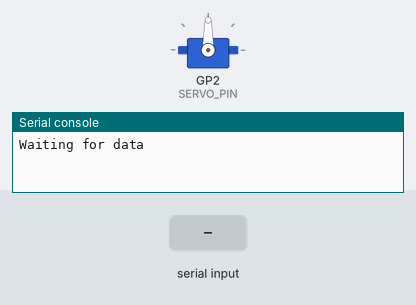
Simulated run of this program. Board: Raspberry Pi Pico running CircuitPython. Parts: servo, the last lines printed to the serial console. Inputs (shaded band) come from the test bench.

Above: at 0.1 s.
At 3.25 s:
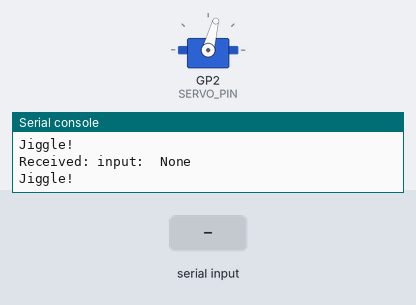
3.3 s: "1" typed at the serial console, then Enter
At 5.1 s:
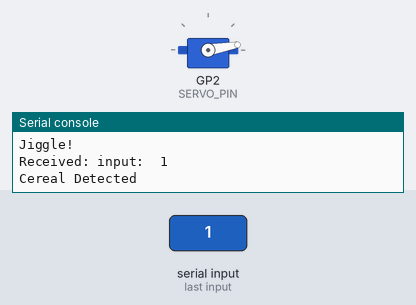
Timing chart, 0 to 12.3 s (numbered marks = the images above; inputs shaded):
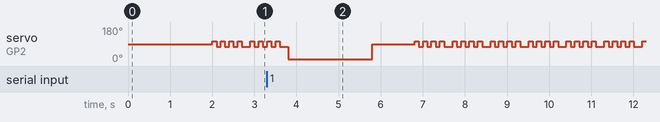

The program:

code.py
```python
# (licence header left out)
import board
import pwmio
import sys
import time

# Install adafruit_motor in the lib/ directory
# You can download it from https://circuitpython.org/libraries
from adafruit_motor import servo

# ACTION REQUIRED: Update SERVO_PIN to match your microprocessor
# This pin must be attached to a PWM capable port
#
#  * RP2040 based chips (RPI Pico/ others)  have many pins that can do PWM
#  * ESP32-S2 has only a few

# Raspberry Pi Pico and variants
# board.GP2 is pin #4
SERVO_PIN = board.GP2

# Example for Adafruit Feather 2040
# board.D5 is labeled '5' and 'GP07' on the board
# SERVO_PIN = board.D5

# Example for Adafruit Feather ESP32-S3 8MB No PSRAM
# board.D5 is labeled '5' on the board
# SERVO_PIN = board.D5

# Example for Adafruit Feather Huzzah 32 (w/ ESP32-WROOM)
# board.D14 is labeled '14/A6'
# SERVO_PIN = board.D14

# Example for Seeed Studio XIA ESP32-S3
# board.D0 is labeled 'D0', the first pin pin by the 'R'button
# SERVO_PIN = board.D0

# Example for Micro:bit
# Also need to set USE_NONBLOCKING to False
# SERVO_PIN = board.P0


# On most systems, we have a way to get non-blocking I/O working, but
# not all (micro:bit)
USE_NONBLOCKING = True

# On some systems, you may get an error trying to read a character with
# select(). You can change this value to False to try an alternative version
USE_SELECT = True

if USE_NONBLOCKING and USE_SELECT:
    import select

# Message values sent from the webpage
CEREAL_VALUE = "1"
MALLOW_VALUE = "2"

# Angles to use to move the servo after an item is detected
CENTER_POSITION = 90
CEREAL_POSITION = 10
MALLOW_POSITION = 170

# Controls the vibration of the servo betwene pieces
NUM_JIGGLES = 4
JIGGLE_ANGLE = 15
JIGGLE_DELAY = 0.1

# -------------------------------------------------------------------------
# Global Variables
# -------------------------------------------------------------------------

pwm = pwmio.PWMOut(SERVO_PIN, duty_cycle=2**15, frequency=50)
sorter_servo = servo.Servo(pwm)

# -------------------------------------------------------------------------
# Helper routines
# -------------------------------------------------------------------------


# Attempts to read a command consisting of a digit
# Discards all but the last digit read.
# If no input is available, returns None
def read_command():
    if USE_NONBLOCKING:
        if USE_SELECT:
            return read_command_nonblocking_select()
        else:
            return read_command_nonblocking_no_select()
    else:
        return read_command_blocking()


# Moves the servo back and forth to vibrate the sorter and move the
# items down the chute.
def jiggle():
    print("Jiggle!")
    for i in range(0, NUM_JIGGLES):
        sorter_servo.angle = CENTER_POSITION + JIGGLE_ANGLE
        time.sleep(JIGGLE_DELAY)
        sorter_servo.angle = CENTER_POSITION - JIGGLE_ANGLE
        time.sleep(JIGGLE_DELAY)
    time.sleep(JIGGLE_DELAY)


# Helper routine to move the sorter and give the item time to fall
def move_to_position_and_wait(angle, timeout=2):
    sorter_servo.angle = angle
    time.sleep(timeout)


# After receivng a command to dump the sorter, moves into
# that position, then re-centers the servo and prepares
# for the next command
def dump_sorter(angle):
    move_to_position_and_wait(angle)
    move_to_position_and_wait(CENTER_POSITION, 1)
    # Throwaway any data that's come while we have been waiting
    if USE_NONBLOCKING:
        throwaway = read_command()


# Read from the serial port without blocking.
# On some CircuitPython installations select() may not be available
def read_command_nonblocking_no_select():
    val = None
    if sys.stdin.in_waiting > 0:
        # Read all available bytes
        raw_input = sys.stdin.read(sys.stdin.in_waiting)
        # We only want the last valid command, throw the rest away
        for tmp_val in list(raw_input):
            if tmp_val.isdigit():
                val = tmp_val
    return val


# A version that reads a character non-blocking using select()
def read_command_nonblocking_select():
    val = None
    while select.select([sys.stdin], [], [], 0)[0]:
        tmp_val = sys.stdin.read(1)
        if tmp_val.isdigit():
            val = tmp_val
    return val


# Using non-blocking input is less than ideal, but sometimes it's all we have
def read_command_blocking():
    val = None
    raw_input = input()
    # We only want the last valid command, throw the rest away
    for tmp_val in list(raw_input):
        if tmp_val.isdigit():
            val = tmp_val
    return val


# -------------------------------------------------------------------------
# Main Logic
# -------------------------------------------------------------------------

print("Waiting for data")
move_to_position_and_wait(CENTER_POSITION)

while True:
    # Read a single digit command from the input
    command = read_command()
    print("Received: input: ", command)
    if command == CEREAL_VALUE:
        print("Cereal Detected")
        dump_sorter(CEREAL_POSITION)
    elif command == MALLOW_VALUE:
        print("Mallow Detected")
        dump_sorter(MALLOW_POSITION)
    else:
        jiggle()
```
